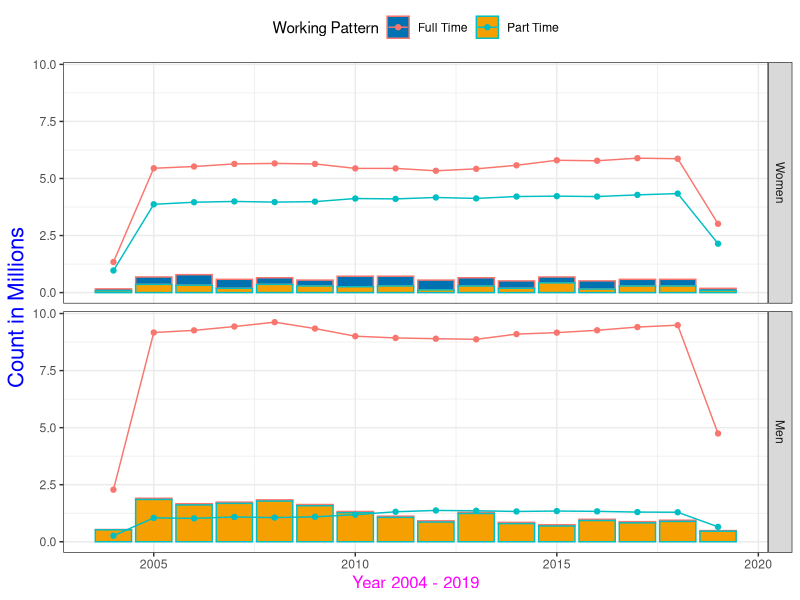

The R script that drew this image:
#set working directory

#load libraries to use

library(tidyverse)
#or
library(tidyr)
library(dplyr)
library(readr)
library(ggplot2)

#load in the dataset with read_csv()

employment <- read_csv("employment_statistics.csv")

#quick recap on tidyverse and pipes
#Pipes feed into each other. Easiest interpretation is to read them as 'then'
#Select variable, then, filter rows, then group, then....
# It reduces the number of environment objects created

employment_clean <- employment %>% #use employment data THEN
  select(-FeatureCode) %>%  #remove FeaureCode THEN
  filter(Measurement == 'Count') %>% #keep only the number ofpeople THEN
  select(-c(Units, Measurement)) #remove unnecessary column



######## Column modulation 

#we want to have the quaters and the years separate
# separate(data, Variable, into= c('ne_varA' , 'new_varB' ), sep = 'separator')

employment_separate <- employment_clean %>% 
  separate(DateCode, c('Year', 'Quarter'), sep="-")

View(employment_separate)

#unite works is the exact opposite way  
# unite(data, new_variable, c(variable1, variable2), sep = 'separator')  


employment_united <- employment_separate %>% 
  unite(DateCode, c('Year', 'Quarter'), sep="-")


####### Finding patterns with grepl and grep ######

genders <- c('male', 'female', 'non-binary', 'transgender', 'other')

# we want to find at which positions we can find the pattern male - i.e. male and female

ind<- grep('male', genders, fixed = T)

gender_cat <- genders[ind]

#or we can check whethere the two words are in with grepl

grepl('male', genders, fixed= T)

genders[grepl('male', genders, fixed= T)] #gives you male and female immediately

#these two functions are sometimes very useeful when trying to filter instances 



######## Advanced Variable creation with mutate #######

#create a new variable based on a conditional statement 
# ifelse(conditon, case_if_true, case_if_false)

employments_mutate <- employment_separate %>% 
  mutate(numbered_gender = ifelse(Gender == 'Male', 1, ifelse(Gender == 'Female', 2, 0)))

# or when we wnat to have several different conditions and we do not want to write many ifelse's
employment_mutate_cases <- employments_mutate %>% 
  mutate(Carrots_eaten = case_when(married_percentage <= 60 ~ 40, married_percentage > 60 & Value<= 4000 ~ 3450, Value > 4000 ~ 6000))  # I have created a random carrots eating variable for illustration purposes
  


# or we can change more than one variable based on the same rule
employment_mutate_at <- employment_mutate_cases %>% 
  mutate_at(vars('Carrots_eaten', 'Value'),  sqrt ) 






############## Advanced filtering  #######


#filter based on more than one matching condition using %in%

employment_females <- employment_mutate_cases %>% 
  filter(Gender %in% c('Male', 'Female')) # or put ! before Gender to get everything that is not Male or Female
#or filter(tolower(Gender) %in% gender_cat)

# we can specify which columns we want to filter at if we want to perform the same
# operation on more than one occasion

employment_filter_at <- employment_mutate_cases %>% 
  filter_at(vars('Carrots_eaten', 'Value'),  ~ . >2000 ) 
#We are keeping only those instances that are larger than 2000 both in carrots_eaten and Value


#Filter_if

# we can also do conditional filtering and mutations
# say you want to  only look at the ones 
employment_filter_if <- employment_mutate_cases %>% 
  filter_if(is.numeric,   all_vars( . < 6000)) #we only want to keep those instances that have a value smaller than 6000 in all numeric columns


#Filter_all
#sometimes you want to filter all of or variables at the same time 
employment_filter_all <- employment_mutate_cases %>% 
  mutate(Royalty = case_when(Gender == 'Female' ~ 'Q1', Gender == 'Male' ~ 'K1', Gender == 'All' ~ 'R1')) %>% 
  filter_all(any_vars(grepl(pattern ='Q1', ., fixed = TRUE))) #any row that is either first quarter or Q1 in royalty




############Joining tables #######


#we can join tables with the same column titles 

employment1<- employment[1:400,]
employment2 <- employment[600 :1200,]

employment_rbind <- rbind(employment1, employment2)



# or we can join based on same number of rows

emplyment_cbind <- cbind(employment1, employment2[1:400,])



### more useful is if we want to join tables we already have
####extra 2 joins: 

#create a lookup table just for ilustration purposes

#func_join(table1, table2, by = common_variables)
#inner_join -  keep only rows that match
#left_join - keep all from table 1, only matching rows in table2
# right_join - keep all from table 2, only matching rows in table 1
# anti_join - keep only rows in table 1 that do not have a match in table 2
# full_join - keep everything 


#we can

to_join <- tibble(married_perc = sort(unique(employment_mutate_cases$married_percentage)), rate_average = rep(c('bellow', 'above'), each = 2))

#join using 
joined_tables <- inner_join(employment_mutate_cases, to_join, by = c('married_percentage' = 'married_perc'))


########## Plotting opportunities #######


#lets make a basic plot

#get data for male and female only

employment_plot <- employment_mutate_cases %>% 
  filter(tolower(Gender) %in% gender_cat) %>% 
  group_by(Year, Gender, `Working Pattern`) %>% 
  summarise(Value = sum(Value),
            married_percentage = mean(married_percentage),
            carrots_eaten = sum(Carrots_eaten))%>% 
  ungroup()


ggplot(employment_plot, aes(x = as.numeric(Year), y = Value/1000000, group = `Working Pattern`, colour = `Working Pattern`)) +
  geom_col(aes(y = carrots_eaten/100000, x = as.numeric(Year) , group = `Working Pattern`, fill = `Working Pattern`)) +
  scale_fill_manual(values = c("#0072B2", "#F69F00"))+ 
  geom_line() +  
  geom_point() +
  facet_grid(Gender~., labeller = as_labeller(c(Female = 'Women', Male = 'Men'))) +
  theme_bw() +
  labs(x = "Year 2004 - 2019", y = "Count in Millions") +
  theme(axis.title.x = element_text(size = 12, colour = 'magenta'),
        axis.title.y = element_text(size = 16, colour = 'blue'),
        legend.position = 'top')


####   Everyone’s favourite: Maps (static) ####
